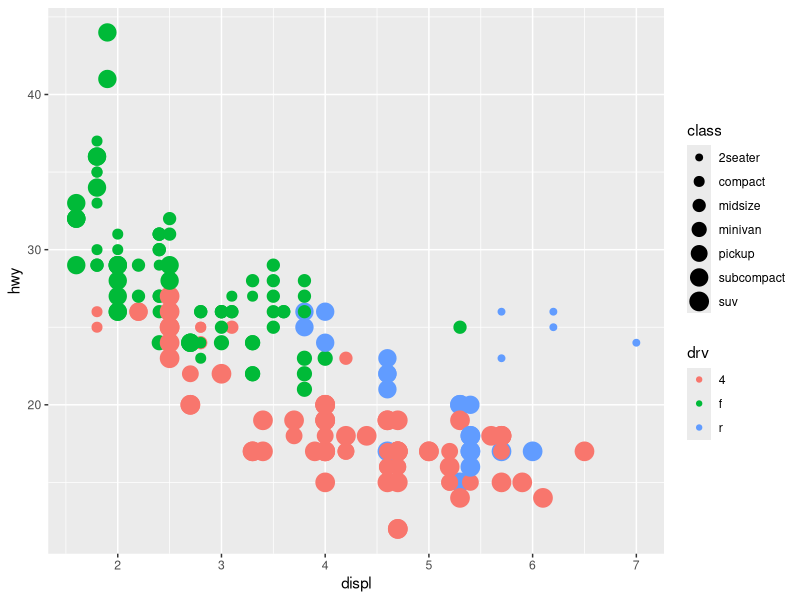

This figure's R source:
## ---- chunk 1
library(tidyverse)

ggplot(mpg, aes(displ, hwy, size = class, color = drv)) + geom_point()
